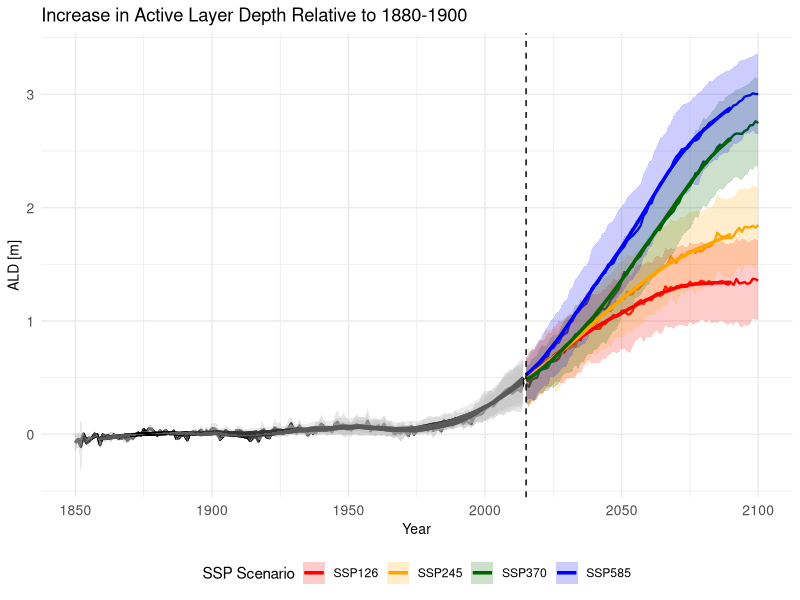

Recreate this plot in R.
## Plotting Active layer depth increase, relative to preindustrial (1880-1900)
## plot active layer depth increase
library(ggplot2)
library(dplyr)
library(zoo)

library(tidyr)

setwd("/Users/laraoxley/Desktop/data/CMIP6/final")
df<- read.csv("ALD_all_scenarios.csv")
# Function to compute anomaly for a given SSP scenario
compute_anomaly <- function(df, mean_col, std_col) {
  # Select relevant columns
  ssp_data <- df[, c("Year", mean_col, std_col)]
  
  # Compute reference period mean and standard deviation (1860-1900)
  ref_data <- ssp_data[ssp_data$Year >= 1860 & ssp_data$Year <= 1900, ]
  
  ref_mean <- mean(ref_data[[mean_col]], na.rm = TRUE)
  ref_std  <- mean(ref_data[[std_col]], na.rm = TRUE)
  
  # Compute anomalies
  ssp_data[[mean_col]] <- ssp_data[[mean_col]] - ref_mean
  ssp_data[[std_col]]  <- ssp_data[[std_col]] - ref_std  # Adjust standard deviation as well
  
  return(ssp_data)
}


# Apply the function to all SSPs
ssp585_a <- compute_anomaly(df, "mean_585", "std_585")
ssp370_a <- compute_anomaly(df, "mean_370", "std_370")
ssp245_a <- compute_anomaly(df, "mean_245", "std_245")
ssp126_a <- compute_anomaly(df, "mean_126", "std_126")

# Combine into a single data frame
anomaly_total <- Reduce(function(x, y) merge(x, y, by = "Year"), list(ssp585_a, ssp370_a, ssp245_a, ssp126_a))

# View the final dataset
head(anomaly_total)
anomaly_total<-anomaly_total[,c("Year", "mean_585", "std_585","mean_370","std_370","mean_245", "std_245", "mean_126","std_126")]


# Create a new column for color based on the Year
anomaly_total$color_period <- ifelse(anomaly_total$Year <= 2014, "black", "colored")

# Create separate dataframes for before and after 2015
before_2015 <- anomaly_total[anomaly_total$Year <= 2014, ]
after_2015 <- anomaly_total[anomaly_total$Year > 2014, ]

# Add period column
before_2015$Period <- "Before 2015"
after_2015$Period <- "After 2015"

# Combine datasets
combined_data <- bind_rows(before_2015, after_2015)

# Convert to long format
long_data <- combined_data %>%
  pivot_longer(cols = starts_with("mean_"), names_to = "SSP", values_to = "Mean_ALD") %>%
  pivot_longer(cols = starts_with("std_"), names_to = "SSP_std", values_to = "STD_ALD") %>%
  filter(gsub("mean_", "", SSP) == gsub("std_", "", SSP_std)) %>%
  dplyr::select(-SSP_std) %>%
  mutate(SSP = gsub("mean_", "SSP", SSP))  # Rename scenarios

# Define SSP colors for after 2015
ssp_colors <- c("SSP585" = "blue", "SSP370" = "darkgreen", "SSP245" = "orange", "SSP126" = "red")


# Compute 20-year rolling mean and standard deviation for each SSP
long_data <- long_data %>%
  group_by(SSP) %>%
  mutate(
    Rolling_Mean_ALD = rollmean(Mean_ALD, k = 20, fill = NA, align = "center"),
    Rolling_STD_ALD  = rollapply(STD_ALD, width = 20, FUN = mean, fill = NA, align = "center")
  )

# Plot
ggplot(long_data, aes(x = Year, y = Mean_ALD, group = SSP)) +
  
  # Before 2015: Black lines & grey ribbons
  geom_line(data = filter(long_data, Period == "Before 2015"), color = "black", linewidth = 0.8) +
  geom_ribbon(data = filter(long_data, Period == "Before 2015"),
              aes(ymin = Mean_ALD - STD_ALD, ymax = Mean_ALD + STD_ALD),
              fill = "grey", alpha = 0.2) +
  
  # After 2015: Colored lines & ribbons
  geom_line(data = filter(long_data, Period == "After 2015"),
            aes(color = SSP), linewidth = 0.8) +
  geom_ribbon(data = filter(long_data, Period == "After 2015"),
              aes(ymin = Mean_ALD - STD_ALD, ymax = Mean_ALD + STD_ALD, fill = SSP),
              alpha = 0.2) +
  
  # Rolling Mean before 2015 (Black line)
  geom_line(data = filter(long_data, Year < 2015),
            aes(y = Rolling_Mean_ALD), color = "black", linewidth = 1.2, linetype = "solid") +
  
  # Rolling Mean after 2015 (Colored lines)
  geom_line(data = filter(long_data, Year >= 2015),
            aes(y = Rolling_Mean_ALD, color = SSP), linewidth = 1.2, linetype = "solid") +
  
  # Rolling STD before 2015 (Grey ribbon)
  geom_ribbon(data = filter(long_data, Year < 2015),
              aes(ymin = Rolling_Mean_ALD - Rolling_STD_ALD, 
                  ymax = Rolling_Mean_ALD + Rolling_STD_ALD),
              fill = "grey", alpha = 0.15) +
  
  # Rolling STD after 2015 (Colored ribbons)
  #geom_ribbon(data = filter(long_data, Year >= 2015),
  #aes(ymin = Rolling_Mean_ALD - Rolling_STD_ALD, 
  #ymax = Rolling_Mean_ALD + Rolling_STD_ALD, 
  #fill = SSP),
  #alpha = 0.15) +
  
  # Vertical line for 2015
  geom_vline(xintercept = 2015, linetype = "dashed", color = "black") +
  
  # Labels and title
  labs(x = "Year", y = "ALD [m]", title = "Increase in Active Layer Depth Relative to 1880-1900", 
       color = "SSP Scenario", fill = "SSP Scenario") +
  
  # Color scales
  scale_color_manual(values = ssp_colors) +
  scale_fill_manual(values = ssp_colors) +
  
  # Theme settings
  theme_minimal() +
  theme(
    legend.position = "bottom",
    axis.text = element_text(size = 10),
    axis.title = element_text(size = 10)
  )



### Calculating how much Nitrogen will be in the active layer following active layer depth increase


